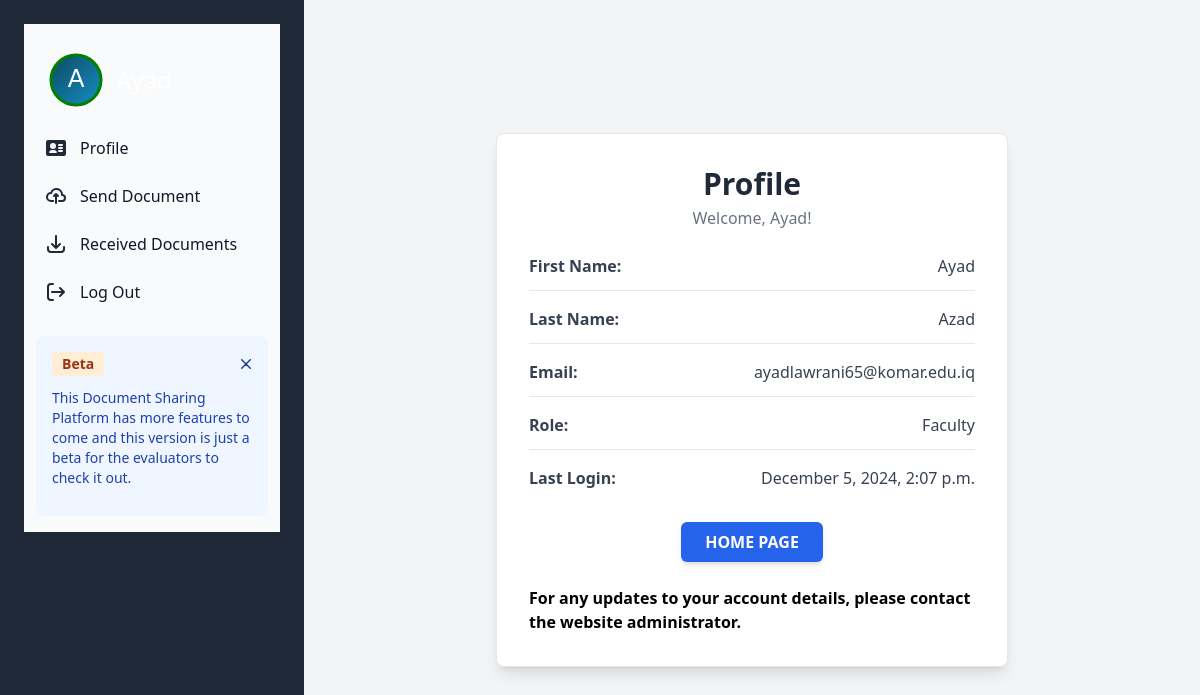
The app's page /accounts/profile/ (signed in) with its own data.
### accounts/models.py (models this page shows, shortened)
class CustomUser(AbstractBaseUser):
    ROLE_CHOICES = [
        ('faculty', 'Faculty'),
        ('chairperson', 'Chairperson'),
        ('exam_committee', 'Exam Committee'),
        ('quality_assurance', 'Quality Assurance'),
    ]
    email = models.EmailField(unique=True)
    first_name = models.CharField(max_length=50)
    last_name = models.CharField(max_length=50)
    role = models.CharField(max_length=20, choices=ROLE_CHOICES)
    is_active = models.BooleanField(default=True)
    is_staff = models.BooleanField(default=False)
    public_key = models.BinaryField(default=None, null=True)
    objects = CustomUserManager()
    USERNAME_FIELD = 'email'
    REQUIRED_FIELDS = ['first_name', 'last_name', 'role']

### accounts/views.py (the view)
# urls.py: path('profile/', views.user_information, name='user_profile'),
def user_information(request):
    user_info = CustomUser.objects.get(id=request.user.id)
    return render(request, 'my_profile.html', {'user_info': user_info})

### accounts/templates/my_profile.html
{% include '_base.html' %}
{% block content %}
<div class="flex flex-col md:flex-row bg-gray-100 min-h-screen">
    <aside class="bg-gray-800 text-white p-6 md:h-screen">
        {% include 'sidebar.html' %}
    </aside>
    <main class="flex-1 p-8 flex flex-col items-center justify-center">
        <div class="bg-white p-8 rounded-lg shadow-lg w-full max-w-lg border border-gray-200">
            <div class="text-center mb-6">
                <h1 class="text-3xl font-bold text-gray-800">Profile</h1>
                <p class="text-gray-500 mt-1">Welcome, {{ request.user.first_name.capitalize }}!</p>
            </div>
            <div class="space-y-4 text-gray-700">
                <div class="flex items-center justify-between border-b pb-3">
                    <span class="font-semibold">First Name:</span>
                    <span>{{ request.user.first_name.capitalize }}</span>
                </div>
                <div class="flex items-center justify-between border-b pb-3">
                    <span class="font-semibold">Last Name:</span>
                    <span>{{ request.user.last_name.capitalize }}</span>
                </div>
                <div class="flex items-center justify-between border-b pb-3">
                    <span class="font-semibold">Email:</span>
                    <span>{{ request.user.email }}</span>
                </div>
                <div class="flex items-center justify-between border-b pb-3">
                    <span class="font-semibold">Role:</span>
                    <span>{{ request.user.role.capitalize }}</span>
                </div>
                <div class="flex items-center justify-between">
                    <span class="font-semibold">Last Login:</span>
                    <span>{{ request.user.last_login|date:"F j, Y, g:i a" }}</span>
                </div>
            </div>
                  <div class="mt-8 text-center">
                <a href="{% url 'home' %}" class="inline-block px-6 py-2 bg-blue-600 text-white rounded-md font-semibold hover:bg-blue-700 transition duration-300 shadow-md">
                    HOME PAGE
                </a>
            </div>
            <br>
            <p class="text-black font-bold space-y-4">For any updates to your account details, please contact the website administrator.</p>
        </div>
    </main>
</div>
{% endblock %}

### accounts/templates/sidebar.html (shortened to what this page needs)
{% extends '_base.html' %}
{% block content %}
{% if user.is_authenticated %}
<aside id="cta-button-sidebar" class=" sticky w-64 transition-transform -translate-x-full sm:translate-x-0" aria-label="Sidebar">
   <div class="h-full px-3 py-4 overflow-y-auto bg-gray-50 dark:bg-gray-800">
      <ul class="space-y-2 font-medium">
         <li class="flex flex-row items-center">
                <svg height="80" width="80" xmlns="http://www.w3.org/2000/svg">
  <defs>
    <linearGradient id="grad1" x1="0%" y1="0%" x2="100%" y2="100%">
      <stop offset="0%" style="stop-color: #0d4a63; stop-opacity: 1"></stop>
      <stop offset="100%" style="stop-color: #158fc2; stop-opacity: 1"></stop>
    </linearGradient>
  </defs>
  <circle cx="40" cy="40" r="25" fill="url(#grad1)" stroke="green" stroke-width="3"></circle>
  <text
    fill="#ffffff"
    font-size="25"
    font-family="Verdana, sans-serif"
    x="40"
    y="40"
    text-anchor="middle"
    dominant-baseline="middle"
  >
    {{ user.first_name.capitalize|slice:":1" }}
  </text>
</svg>
<p class="text-2xl text-white">{{ user.first_name.capitalize }}</p>
         </li>
         <li>
            <a href="{% url 'user_profile' %}" class="flex items-center p-2 text-gray-900 rounded-lg dark:text-white hover:bg-gray-100 dark:hover:bg-gray-700 group">
               <span class="flex-1 ms-3 whitespace-nowrap">Profile</span>
            </a>
         </li>
          <li>
            <a href="{% url 'send_document' %}" class="flex items-center p-2 text-gray-900 rounded-lg dark:text-white hover:bg-gray-100 dark:hover:bg-gray-700 group">
               <span class="flex-1 ms-3 whitespace-nowrap">Send Document</span>
            </a>
         </li>
         <li>
            <a href="{% url 'received_documents' %}" class="flex items-center p-2 text-gray-900 rounded-lg dark:text-white hover:bg-gray-100 dark:hover:bg-gray-700 group">
               <span class="flex-1 ms-3 whitespace-nowrap">Received Documents</span>
            </a>
         </li>
         <li>
            <a href="{% url 'logout' %}" class="flex items-center p-2 text-gray-900 rounded-lg dark:text-white hover:bg-gray-100 dark:hover:bg-gray-700 group">
               <span class="flex-1 ms-3 whitespace-nowrap">Log Out</span>
            </a>
         </li>
      </ul>
      <div id="dropdown-cta" class="p-4 mt-6 rounded-lg bg-blue-50 dark:bg-blue-900" role="alert">
         <div class="flex items-center mb-3">
            <span class="bg-orange-100 text-orange-800 text-sm font-semibold me-2 px-2.5 py-0.5 rounded dark:bg-orange-200 dark:text-orange-900">Beta</span>
            <button type="button" class="ms-auto -mx-1.5 -my-1.5 bg-blue-50 inline-flex justify-center items-center w-6 h-6 text-blue-900 rounded-lg focus:ring-2 focus:ring-blue-400 p-1 hover:bg-blue-200 dark:bg-blue-900 dark:text-blue-400 dark:hover:bg-blue-800" data-dismiss-target="#dropdown-cta" aria-label="Close">
               <svg class="w-2.5 h-2.5" aria-hidden="true" xmlns="http://www.w3.org/2000/svg" fill="none" viewBox="0 0 14 14">
                  <path stroke="currentColor" stroke-linecap="round" stroke-linejoin="round" stroke-width="2" d="m1 1 6 6m0 0 6 6M7 7l6-6M7 7l-6 6"/>
               </svg>
            </button>
         </div>
         <p class="mb-3 text-sm text-blue-800 dark:text-blue-400">
            This Document Sharing Platform has more features to come and this version is just a beta for the evaluators to check it out.
         </p>
      </div>
   </div>
</aside>
{% endif %}
{% endblock %}

### records on screen
CustomUser: first_name "A", user.first_name "Ayad", user.last_name "Azad", user.email "ayadlawrani65@komar.edu.iq", user.role "Faculty", user.last_login "December 5, 2024, 2:07 p.m."
